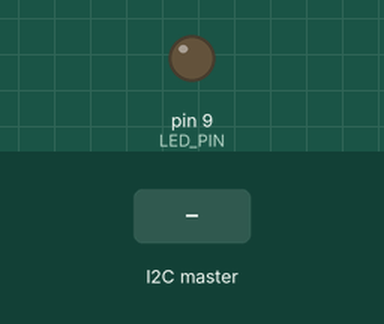
Recording of a sketch running on a simulated Arduino Uno, built with avr-gcc and run on an emulated ATmega328P. Shown: output pins drawn as LEDs (lit = HIGH). Inputs (shaded band) come from the test bench. What the sketch prints to the serial monitor is not drawn.

Above: at 1.2 s.
1.3 s: the I2C master sends the byte 1
At 2.5 s:
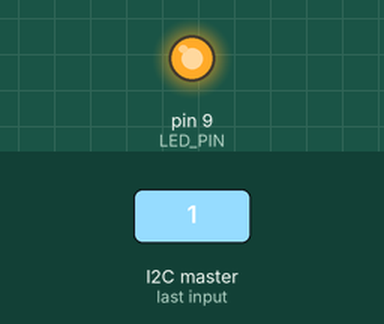
2.8 s: the I2C master sends the byte 0
At 3.8 s:
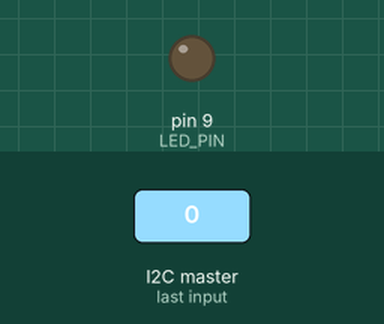
4.3 s: the I2C master sends the byte 2
At 5.0 s:
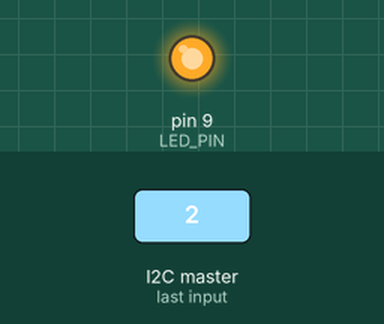
Timing chart, 0 to 7.3 s (numbered marks = the images above; inputs shaded):
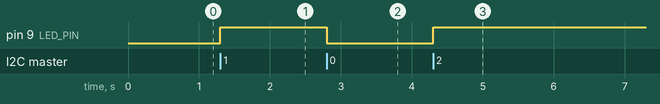

Measured:
- after the input at 1.3 s, pin 9 (LED_PIN): LOW → HIGH at once
- after the input at 2.8 s, pin 9 (LED_PIN): HIGH → LOW at once
- after the input at 4.3 s, pin 9 (LED_PIN): LOW → HIGH at once

The sketch:

slave.ino
```cpp
#include <Wire.h>

#define SLAVE_ADDRESS 0x12
#define BAUDRATE 115200
#define LED_PIN 9
int message=0;
void setup() {
  Wire.begin(SLAVE_ADDRESS);
  Wire.onReceive(getData);
  pinMode(LED_PIN, OUTPUT);
  digitalWrite(LED_PIN, HIGH);
  Serial.begin(BAUDRATE);
  Serial.println("Slave Start \n");
}

void getData(int i){
  if( Wire.available() )
    message = Wire.read();  // get message
  else
    return 0;
}

void loop() {
  if(message)   //if message is 1, light up the LED
    digitalWrite(LED_PIN, HIGH);
  else
    digitalWrite(LED_PIN, LOW);
}
```
